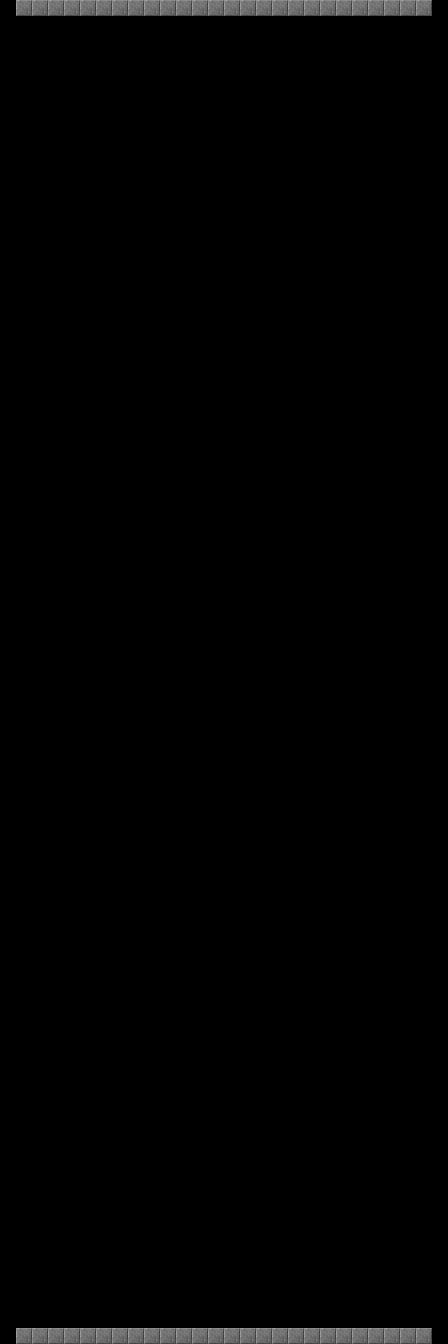

Tiled map render using the project's own tile images. Description and the map definition, with tile-layer contents summarised, below:
An orthogonal 112x336 tile map with 4x4 px tiles, 1 tile layer (Tile Layer 1), 3 tilesets and 7 objects.

<map version="1.0" orientation="orthogonal" renderorder="right-down" width="112" height="336" tilewidth="4" tileheight="4" nextobjectid="1">
 <tileset firstgid="1" name="upwell" tilewidth="16" tileheight="16" tilecount="360" columns="15">
  <image source="../../upwell/Assets/SpritesAndAnimations/Platforms/tiles.png" width="240" height="384" />
  <tile id="0">
   <objectgroup draworder="index">
    <object id="1" x="0" y="0" width="16" height="16" />
   </objectgroup>
  </tile>
  <tile id="46">
   <objectgroup draworder="index">
    <object id="1" x="0" y="0" width="16" height="16" />
    <object id="2" x="0" y="0" width="16" height="16" />
   </objectgroup>
  </tile>
  <tile id="48">
   <objectgroup draworder="index">
    <object id="1" x="0" y="0" width="16" height="16" />
    <object id="2" x="0" y="0" width="16" height="16" />
   </objectgroup>
  </tile>
 </tileset>
 <tileset firstgid="361" name="tiles" tilewidth="16" tileheight="8" tilecount="720" columns="15">
  <image source="../../upwell/Assets/SpritesAndAnimations/Platforms/tiles.png" width="240" height="384" />
  <tile id="91">
   <objectgroup draworder="index">
    <object id="1" x="0" y="0" width="16" height="8" />
    <object id="2" x="0" y="0" width="16" height="8" />
   </objectgroup>
  </tile>
 </tileset>
 <tileset firstgid="1081" name="tilesV" tilewidth="8" tileheight="16" tilecount="720" columns="30">
  <image source="../../upwell/Assets/SpritesAndAnimations/Platforms/tiles.png" width="240" height="384" />
 </tileset>
 <layer name="Tile Layer 1" width="112" height="336">
  <data>[37632 cells, 52 non-empty, 1 distinct tile ids]</data>
 </layer>
</map>
